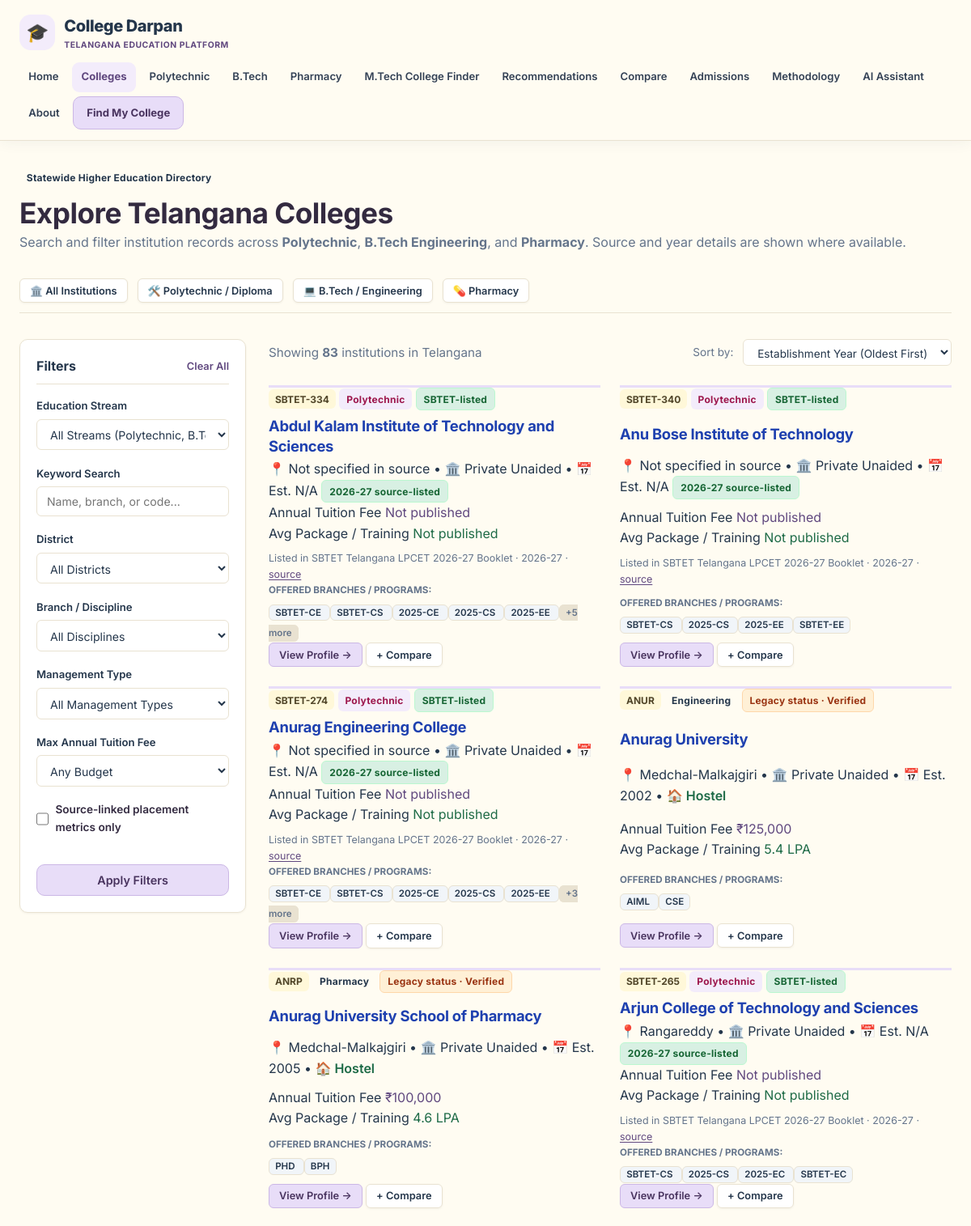
Screenshot of /colleges (upper part) with the database file from the repository.
### tables this page shows
CREATE TABLE colleges (
    id INTEGER PRIMARY KEY AUTOINCREMENT,
    name TEXT NOT NULL,
    college_code TEXT UNIQUE NOT NULL,
    district TEXT NOT NULL,
    city TEXT,
    address TEXT NOT NULL,
    primary_category TEXT NOT NULL DEFAULT 'engineering', -- 'polytechnic', 'engineering', 'pharmacy', 'multi'
    institution_type TEXT NOT NULL, -- 'Government Polytechnic', 'University College', 'Private Autonomous', 'Affiliated Private', 'State Private University'
    management_type TEXT NOT NULL DEFAULT 'Private', -- 'Government', 'University', 'Private Aided', 'Private Unaided'
    official_website TEXT,
    contact_email TEXT,
    contact_phone TEXT,
    description TEXT,
    est_year INTEGER,
    campus_area_acres REAL,
    naac_grade TEXT,
    nirf_band TEXT,
    approval_body TEXT DEFAULT 'AICTE', -- 'AICTE', 'PCI', 'SBTET', 'UGC', 'AICTE & PCI'
    hostel_available INTEGER DEFAULT 0, -- 1 for yes, 0 for no
    transport_available INTEGER DEFAULT 1,
    verification_status TEXT NOT NULL DEFAULT 'Needs Verification', -- 'Verified', 'Partially Verified', 'Needs Verification', 'Information Unavailable'
    source_url TEXT,
    last_checked_date TEXT DEFAULT '2024-09-01'
, source_name TEXT, source_academic_year TEXT);

CREATE TABLE branches (
    id INTEGER PRIMARY KEY AUTOINCREMENT,
    college_id INTEGER NOT NULL,
    category TEXT NOT NULL DEFAULT 'engineering', -- 'polytechnic', 'engineering', 'pharmacy'
    degree_level TEXT NOT NULL DEFAULT 'B.Tech', -- 'Diploma', 'B.Tech', 'D.Pharm', 'B.Pharm', 'Pharm.D', 'M.Pharm', 'M.Tech'
    course_name TEXT NOT NULL,
    branch_name TEXT NOT NULL,
    branch_code TEXT NOT NULL,
    duration_years INTEGER DEFAULT 4,
    seats_intake INTEGER,
    program_status TEXT DEFAULT 'Active', -- 'Active', 'Approved by AICTE', 'Approved by PCI', 'SBTET Recognized'
    admission_route TEXT, -- 'TS POLYCET', 'TS EAPCET', 'TS ECET', 'GPAT / TS PGECET'
    eligibility_criteria TEXT,
    approval_info TEXT,
    source TEXT,
    academic_year TEXT DEFAULT '2024-25',
    verification_status TEXT DEFAULT 'Verified',
    FOREIGN KEY (college_id) REFERENCES colleges(id) ON DELETE CASCADE
);

CREATE TABLE college_metrics (
    id INTEGER PRIMARY KEY AUTOINCREMENT,
    college_id INTEGER NOT NULL,
    academic_year TEXT NOT NULL,
    annual_tuition_fee REAL, -- In INR
    other_fees REAL,
    govt_concession_fee REAL, -- subsidized fee under TS ePASS
    placement_percentage REAL, -- percentage 0-100
    average_package REAL, -- in Lakhs per Annum (LPA)
    highest_package REAL, -- in LPA
    median_package REAL, -- in LPA
    eligible_students_count INTEGER,
    placed_students_count INTEGER,
    top_recruiters TEXT,
    faculty_information TEXT,
    infrastructure_information TEXT,
    laboratories_information TEXT,
    hostel_information TEXT,
    internship_support TEXT,
    source_url TEXT,
    last_updated TEXT,
    verification_status TEXT NOT NULL DEFAULT 'Needs Verification',
    notes TEXT,
    FOREIGN KEY (college_id) REFERENCES colleges(id) ON DELETE CASCADE
);

### app.py (the view)
@app.route("/colleges")
def colleges_directory():
    category = request.args.get("category", "All").strip()
    search = request.args.get("search", "").strip()
    district = request.args.get("district", "All")
    branch = request.args.get("branch", "All")
    institution_type = request.args.get("institution_type", "All")
    management_type = request.args.get("management_type", "All")
    max_fee = request.args.get("max_fee", "").strip()
    verified_only = request.args.get("verified_only") == "true"
    hostel_only = request.args.get("hostel_only") == "true"
    pathway = request.args.get("pathway", "All")
    sort_by = request.args.get("sort_by", "name_asc")
    colleges = get_all_colleges(
        category=category,
        search=search,
        district=district,
        branch=branch,
        institution_type=institution_type,
        management_type=management_type,
        max_fee=max_fee if max_fee else None,
        verified_placements_only=verified_only,
        hostel_only=hostel_only,
        pathway=pathway,
        sort_by=sort_by
    )
    stats = get_quick_statistics()
    districts = get_districts(category=category if category != "All" else None)
    branches = get_unique_branches(category=category if category != "All" else None)
    types = get_institution_types(category=category if category != "All" else None)
    mgmt_types = get_management_types()
    return render_template(
        "colleges.html",
        colleges=colleges,
        total_count=len(colleges),
        stats=stats,
        districts=districts,
        branches=branches,
        types=types,
        mgmt_types=mgmt_types,
        active_filters={
            "category": category,
            "search": search,
            "district": district,
            "branch": branch,
            "institution_type": institution_type,
            "management_type": management_type,
            "max_fee": max_fee,
            "verified_only": verified_only,
            "hostel_only": hostel_only,
            "pathway": pathway,
            "sort_by": sort_by
        }
    )

### templates/colleges.html (shortened to what this page needs)
{% extends "base.html" %}
{% block content %}
<div class="container" style="margin-top: 2rem; margin-bottom: 4rem;">
  <div style="margin-bottom: 2rem;">
    <span class="badge badge-soft-blue" style="margin-bottom: 0.5rem;">Statewide Higher Education Directory</span>
    <h1 style="font-size: 2.2rem; color: var(--navy-heading);">Explore Telangana Colleges</h1>
    <p style="color: var(--text-muted); font-size: 1rem;">
      Search and filter institution records across <strong>Polytechnic</strong>, <strong>B.Tech Engineering</strong>, and <strong>Pharmacy</strong>. Source and year details are shown where available.
    </p>
  </div>
  <div style="display: flex; gap: 0.75rem; margin-bottom: 2rem; border-bottom: 1px solid var(--border-color); padding-bottom: 0.75rem; flex-wrap: wrap;">
    <a
      href="{{ url_for('colleges_directory', category='all') }}"
      class="btn btn-sm {% if active_filters.category in ('all', '', None) %}btn-primary{% else %}btn-secondary{% endif %}"
    >
      🏛️ All Institutions
    </a>
    <a
      href="{{ url_for('colleges_directory', category='polytechnic') }}"
      class="btn btn-sm {% if active_filters.category == 'polytechnic' %}btn-primary{% else %}btn-secondary{% endif %}"
    >
      🛠️ Polytechnic / Diploma
    </a>
    <a
      href="{{ url_for('colleges_directory', category='engineering') }}"
      class="btn btn-sm {% if active_filters.category == 'engineering' %}btn-primary{% else %}btn-secondary{% endif %}"
    >
      💻 B.Tech / Engineering
    </a>
    <a
      href="{{ url_for('colleges_directory', category='pharmacy') }}"
      class="btn btn-sm {% if active_filters.category == 'pharmacy' %}btn-primary{% else %}btn-secondary{% endif %}"
    >
      💊 Pharmacy
    </a>
  </div>
  <div class="directory-layout">
    <aside class="filter-sidebar">
      <div class="filter-title">
        <span>Filters</span>
        <a href="{{ url_for('colleges_directory') }}" style="font-size: 0.8rem; color: #DB2777; font-weight: 600;">Clear All</a>
      </div>
      <form action="{{ url_for('colleges_directory') }}" method="GET" id="filterForm">
        <div class="filter-group">
          <label class="filter-label" for="sidebarCategory">Education Stream</label>
          <select name="category" id="sidebarCategory" class="filter-select" onchange="this.form.submit()">
            <option value="all" {% if active_filters.category == 'all' %}selected{% endif %}>All Streams (Polytechnic, B.Tech, Pharmacy)</option>
          </select>
        </div>
        <div class="filter-group">
          <label class="filter-label" for="sidebarSearch">Keyword Search</label>
          <input
            type="text"
            name="search"
            id="sidebarSearch"
            class="form-input"
            placeholder="Name, branch, or code..."
            value="{{ active_filters.search }}"
          >
        </div>
        <div class="filter-group">
          <label class="filter-label" for="sidebarDistrict">District</label>
          <select name="district" id="sidebarDistrict" class="filter-select" onchange="this.form.submit()">
            <option value="All">All Districts</option>
          </select>
        </div>
        <div class="filter-group">
          <label class="filter-label" for="sidebarBranch">Branch / Discipline</label>
          <select name="branch" id="sidebarBranch" class="filter-select" onchange="this.form.submit()">
            <option value="All">All Disciplines</option>
          </select>
        </div>
        <div class="filter-group">
          <label class="filter-label" for="sidebarType">Management Type</label>
          <select name="management_type" id="sidebarType" class="filter-select" onchange="this.form.submit()">
            <option value="All">All Management Types</option>
          </select>
        </div>
        <div class="filter-group">
          <label class="filter-label" for="sidebarMaxFee">Max Annual Tuition Fee</label>
          <select name="max_fee" id="sidebarMaxFee" class="filter-select" onchange="this.form.submit()">
            <option value="">Any Budget</option>
          </select>
        </div>
        <div class="filter-group" style="display: flex; align-items: center; gap: 0.5rem; margin-top: 1rem;">
          <input
            type="checkbox"
            name="verified_only"
            id="sidebarVerifiedOnly"
            value="true"
            onchange="this.form.submit()"
            style="accent-color: #DB2777; width: 18px; height: 18px; cursor: pointer;"
          >
          <label for="sidebarVerifiedOnly" style="font-size: 0.85rem; font-weight: 600; cursor: pointer; color: var(--navy-heading);">
            Source-linked placement metrics only
          </label>
        </div>
        <button type="submit" class="btn btn-primary" style="width: 100%; margin-top: 1rem;">
          Apply Filters
        </button>
      </form>
    </aside>
    <main>
      <div style="display: flex; justify-content: space-between; align-items: center; margin-bottom: 1.25rem; flex-wrap: wrap; gap: 0.75rem;">
        <span style="font-size: 0.95rem; color: var(--text-muted);">
          Showing <strong>{{ total_count }}</strong> institutions in Telangana
        </span>
        <div style="display: flex; align-items: center; gap: 0.75rem;">
          <label for="sortSelect" style="font-size: 0.85rem; color: var(--text-muted);">Sort by:</label>
          <select
            id="sortSelect"
            class="filter-select"
            style="width: auto; padding: 0.4rem 0.8rem; font-size: 0.85rem;"
            onchange="document.getElementById('sortInput').value = this.value; document.getElementById('filterForm').submit();"
          >
            <option value="est_year_asc" {% if active_filters.sort_by == 'est_year_asc' %}selected{% endif %}>Establishment Year (Oldest First)</option>
          </select>
        </div>
      </div>
      {% if colleges and colleges|length > 0 %}
        <div class="college-grid">
          {% for col in colleges %}
            <article class="college-card">
              <div class="card-header-row">
                <span class="college-code-pill">{{ col.college_code }}</span>
                <span class="badge {% if col.primary_category == 'polytechnic' %}badge-soft-pink{% elif col.primary_category == 'pharmacy' %}badge-lavender{% else %}badge-soft-blue{% endif %}">
                  {{ col.primary_category|capitalize }}
                </span>
                <span class="badge {% if col.source_name %}badge-verified{% else %}badge-needs-verification{% endif %}">{% if col.source_name %}SBTET-listed{% else %}Legacy status · {{ col.verification_status }}{% endif %}</span>
              </div>
              <h3 class="college-card-title">
                <a href="{{ url_for('college_detail', college_id=col.id) }}">
                  {{ col.name }}
                </a>
              </h3>
              <div class="college-card-meta">
                <span>📍 {{ col.district }}</span>
                <span>•</span>
                <span>🏛️ {{ col.management_type or col.institution_type }}</span>
                <span>•</span>
                <span>📅 Est. {{ col.est_year or 'N/A' }}</span>
                {% if col.source_name %}<span class="badge badge-verified">{{ col.source_academic_year }} source-listed</span>{% endif %}
                {% if col.hostel_available %}
                  <span>•</span>
                  <span style="color: #1E6B47; font-weight: 600;">🏠 Hostel</span>
                {% endif %}
              </div>
              <div class="metrics-grid">
                <div class="metric-box">
                  <span class="metric-label">Annual Tuition Fee</span>
                  <span class="metric-val" style="color: #0284C7;">
                    {% if col.annual_tuition_fee and col.metrics_verification_status == 'Verified' and col.metrics_source_url and col.metrics_academic_year %}
                      ₹{{ "{:,.0f}".format(col.annual_tuition_fee) }}
                    {% else %}
                      Not published
                    {% endif %}
                  </span>
                </div>
                <div class="metric-box">
                  <span class="metric-label">Avg Package / Training</span>
                  <span class="metric-val" style="color: #1E6B47;">
                    {% if col.average_package and col.metrics_verification_status == 'Verified' and col.metrics_source_url and col.metrics_academic_year %}
                      {{ col.average_package }} LPA
                    {% else %}
                      Not published
                    {% endif %}
                  </span>
                </div>
                {% if col.source_name %}<small class="source-note">Listed in {{ col.source_name }} · {{ col.source_academic_year }} · <a href="{{ col.source_url }}" target="_blank" rel="noopener">source</a></small>{% endif %}
              </div>
              <div class="branches-preview-wrap">
                <span style="font-size: 0.725rem; font-weight: 700; color: var(--text-muted); text-transform: uppercase; display: block; margin-bottom: 4px;">
                  Offered Branches / Programs:
                </span>
                <div class="branch-chips-list">
                  {% for b in col.branches[:5] %}
                    <span class="branch-chip" title="{{ b.branch_name }} ({{ b.branch_code }}) — {{ b.degree_level or '' }}">
                      {{ b.branch_code }}
                    </span>
                  {% endfor %}
                  {% if col.branches|length > 5 %}
                    <span class="branch-chip" style="background:var(--border-color); color:var(--text-muted);">+{{ col.branches|length - 5 }} more</span>
                  {% endif %}
                </div>
              </div>
              <div class="card-action-footer">
                <a href="{{ url_for('college_detail', college_id=col.id) }}" class="btn btn-primary btn-sm" style="flex: 1;">
                  View Profile →
                </a>
                <button
                  type="button"
                  class="btn btn-secondary btn-sm"
                  data-college-id="{{ col.id }}"
                  data-college-code="{{ col.college_code }}"
                  onclick="CompareManager.add(Number(this.dataset.collegeId), this.dataset.collegeCode)"
                  title="Add to compare tray"
                >
                  + Compare
                </button>
              </div>
            </article>
          {% endfor %}
        </div>
      {% endif %}
    </main>
  </div>
</div>
{% endblock %}

### rows the page displays
colleges: college_code "SBTET-334", primary_category "Polytechnic", shows "SBTET-listed", name "Abdul Kalam Institute of Technology and Sciences", district "Not specified in source", management_type "Private Unaided", est_year "N/A", source_academic_year "2026-27", shows "Not published", source_name "SBTET Telangana LPCET 2026-27 Booklet", branches|length "5"
branches: branch_code "SBTET-CE"
branches: branch_code "SBTET-CS"
branches: branch_code "2025-CE"
branches: branch_code "2025-CS"
branches: branch_code "2025-EE"
colleges: college_code "SBTET-340", primary_category "Polytechnic", shows "SBTET-listed", name "Anu Bose Institute of Technology", district "Not specified in source", management_type "Private Unaided", est_year "N/A", source_academic_year "2026-27", shows "Not published", source_name "SBTET Telangana LPCET 2026-27 Booklet"
branches: branch_code "SBTET-CS"
branches: branch_code "2025-CS"
branches: branch_code "2025-EE"
branches: branch_code "SBTET-EE"
colleges: college_code "SBTET-274", primary_category "Polytechnic", shows "SBTET-listed", name "Anurag Engineering College", district "Not specified in source", management_type "Private Unaided", est_year "N/A", source_academic_year "2026-27", shows "Not published", source_name "SBTET Telangana LPCET 2026-27 Booklet", branches|length "3"
branches: branch_code "SBTET-CE"
branches: branch_code "SBTET-CS"
branches: branch_code "2025-CE"
branches: branch_code "2025-CS"
branches: branch_code "2025-EE"
college_metrics: college_code "ANUR", primary_category "Engineering", verification_status "Verified", name "Anurag University", district "Medchal-Malkajgiri", management_type "Private Unaided", est_year "2002", shows "🏠 Hostel", annual_tuition_fee "125,000", average_package "5.4"
branches: branch_code "AIML"
branches: branch_code "CSE"
college_metrics: college_code "ANRP", primary_category "Pharmacy", verification_status "Verified", name "Anurag University School of Pharmacy", district "Medchal-Malkajgiri", management_type "Private Unaided", est_year "2005", shows "🏠 Hostel", annual_tuition_fee "100,000", average_package "4.6"
branches: branch_code "PHD"
branches: branch_code "BPH"
colleges: college_code "SBTET-265", primary_category "Polytechnic", shows "SBTET-listed", name "Arjun College of Technology and Sciences", district "Rangareddy", management_type "Private Unaided", est_year "N/A", source_academic_year "2026-27", shows "Not published", source_name "SBTET Telangana LPCET 2026-27 Booklet"
branches: branch_code "SBTET-CS"
branches: branch_code "2025-CS"
branches: branch_code "2025-EC"
branches: branch_code "SBTET-EC"

### other values shown
{{ total_count }} "83"
